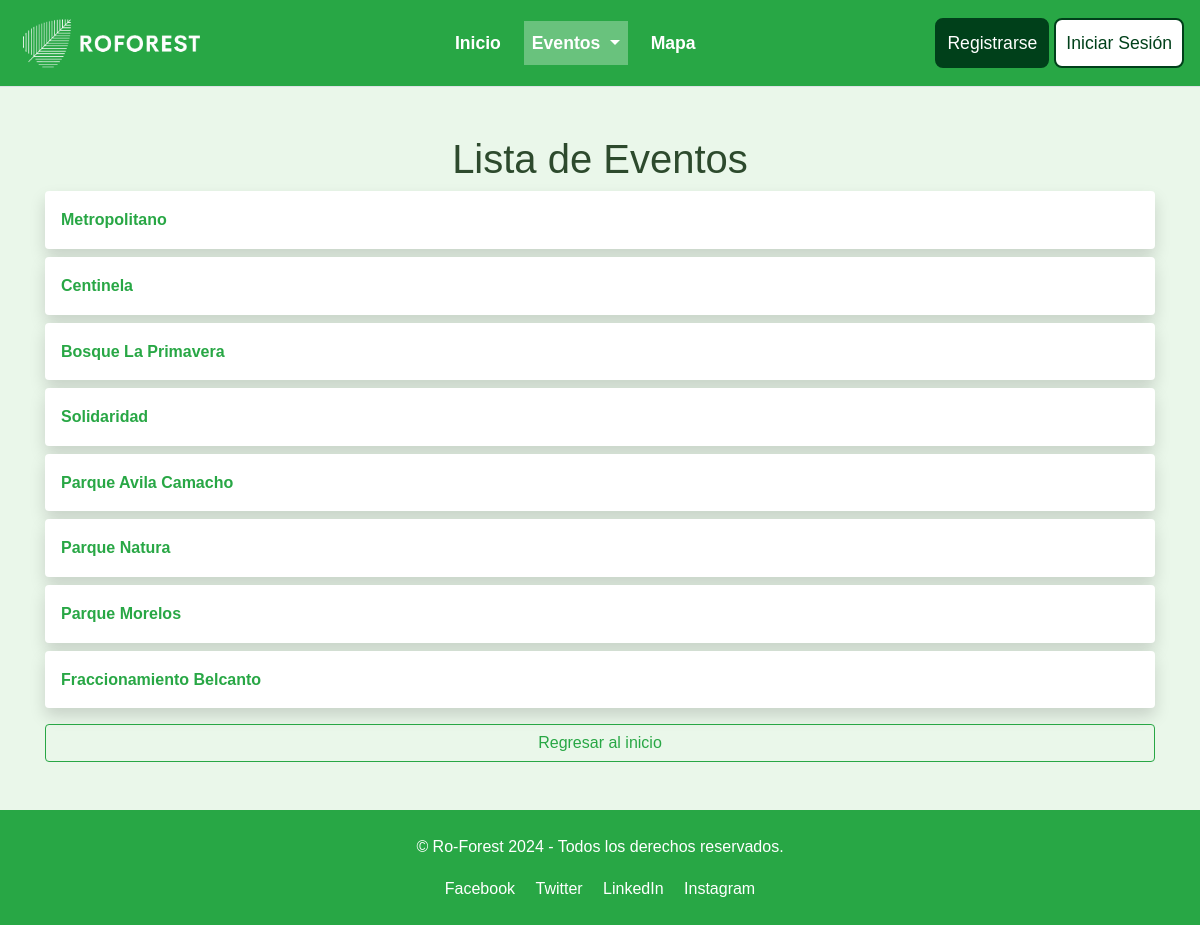
The page /eventos/ on the database its author committed.
### eventos/models.py (models this page shows, shortened)
class Evento(models.Model):
    nombre = models.CharField(max_length=200)
    descripcion = models.TextField()
    fecha = models.DateField()  # Solo fecha
    hora = models.CharField(
        max_length=8,
        validators=[RegexValidator(regex=r'^(0[1-9]|1[0-2]):[0-5][0-9] (AM|PM)$', message="Formato de hora inválido. Usa hh:mm AM/PM.")]
    )  # Hora en formato 12 horas
    ubicacion = models.CharField(
        max_length=50,
        validators=[RegexValidator(regex=r'^-?\d{1,2}\.\d+,\s*-?\d{1,3}\.\d+$', message="Formato de coordenada inválido. Usa 'latitud, longitud'.")]
    )  # Coordenadas
    max_participantes = models.IntegerField()
    participantes = models.ManyToManyField(User, related_name='eventos', blank=True)
    lider = models.ForeignKey(User, related_name='eventos_liderados', on_delete=models.CASCADE)

### eventos/views.py (the view)
# urls.py: path('', lista_eventos, name='eventos'),  # Asegúrate de que aquí está el nombre correcto
def lista_eventos(request):
    eventos = Evento.objects.all()
    es_lider = request.user.groups.filter(name="Líderes").exists() if request.user.is_authenticated else False
    return render(request, 'eventos/lista_eventos.html', {
        'eventos': eventos,
        'es_lider': es_lider
    })

### eventos/templates/eventos/lista_eventos.html (shortened to what this page needs)
{% load static %}
<!DOCTYPE html>
<html lang="es">
<head>
    <link rel="stylesheet" href="https://stackpath.bootstrapcdn.com/bootstrap/4.5.2/css/bootstrap.min.css">
    <link rel="stylesheet" href="{% static 'css/styles.css' %}">
</head>
<body>
    <nav class="navbar navbar-expand-lg navbar-light bg-success sticky-top border-bottom">
        <a class="navbar-brand" href="#">
            <img src="{% static 'imagenes/logo.png' %}" alt="Reforest Logo" style="height: 60px; width: auto;">
        </a>
        <div class="collapse navbar-collapse" id="navbarNav">
            <ul class="navbar-nav mx-auto">
                <li class="nav-item {% if request.path == '/inicio/' %}active{% endif %}">
                    <a class="nav-link text-white" href="{% url 'inicio' %}">Inicio</a>
                </li>
                <li class="nav-item dropdown {% if '/eventos' in request.path %}active{% endif %}">
                    <a class="nav-link dropdown-toggle text-white" href="#" id="eventsDropdown" role="button" data-toggle="dropdown" aria-haspopup="true" aria-expanded="false">
                        Eventos
                    </a>
                </li>
                <li class="nav-item {% if request.path == '/eventos/mapa/' %}active{% endif %}">
                    <a class="nav-link text-white" href="{% url 'mapa_eventos' %}">Mapa</a>
                </li>
            </ul>
            <ul class="navbar-nav">
                {% if user.is_authenticated %}
                    <li class="nav-item d-flex align-items-center">
                        <span class="nav-link text-white mr-3">Hola, {{ user.username }}!</span>
                        <form method="POST" action="{% url 'logout' %}">
                            {% csrf_token %}
                            <button type="submit" class="btn btn-signup">Cerrar sesión</button>
                        </form>
                    </li>
                {% else %}
                    <li class="nav-item2">
                        <a class="btn btn-signup" href="{% url 'register' %}">Registrarse</a>
                    </li>
                    <li class="nav-item2">
                        <a class="btn btn-login" href="{% url 'login' %}">Iniciar Sesión</a>
                    </li>
                {% endif %}
            </ul>
        </div>
    </nav>
    <div class="container my-5">
        <h1 class="text-center">Lista de Eventos</h1>
        <ul class="list-unstyled">
            {% for evento in eventos %}
                <li class="bg-white p-3 my-2 rounded shadow">
                    <a href="{% url 'detalle_evento' evento.id %}" class="text-success font-weight-bold">{{ evento.nombre }}</a>
                </li>
            {% endfor %}
        </ul>
        <a class="btn btn-outline-success d-block mx-auto" href="{% url 'inicio' %}">Regresar al inicio</a>
    </div>
    <footer class="bg-success text-white text-center py-4">
        <div class="container">
            <p>© Ro-Forest 2024 - Todos los derechos reservados.</p>
            <div>
                <a href="#" class="text-white mx-2">Facebook</a>
                <a href="#" class="text-white mx-2">Twitter</a>
                <a href="#" class="text-white mx-2">LinkedIn</a>
                <a href="#" class="text-white mx-2">Instagram</a>
            </div>
        </div>
    </footer>
</body>
</html>

### static/css/styles.css (style rules this page uses)
* { margin: 0; padding: 0; box-sizing: border-box; }
body { font-family: Arial, sans-serif; background-color: #eaf7ea; line-height: 1.6; color: #2d4a2d; }
button, .btn-login, .btn-signup, .btn-logout { padding: 10px; border-radius: 8px; cursor: pointer; font-size: 1.1em; margin: 10px 0; transition: background-color 0.3s ease; }
.btn-login { background-color: #fff; color: #00401a; border: 2px solid #00401a; }
.btn-signup { background-color: #00401a; color: #fff; border: 2px solid #00401a; }
.navbar-nav { display: flex; justify-content: flex-end; gap: 5px; }
.navbar-nav .nav-item { display: flex; align-items: center; margin-left: 0px; margin-right: 0px; }
.navbar-nav .nav-item2 { margin-left: 0px; margin-right: 0px; }
.navbar-nav .nav-link { font-size: 1.1rem; font-weight: bold; transition: background-color 0.3s ease; }
.navbar-nav .nav-item.active .nav-link { background-color: rgba(255, 255, 255, 0.3); color: #fff !important; }
.navbar-nav .nav-link.text-white { margin-right: 10px; }

### rows shown on the page
Evento: nombre "Metropolitano"
Evento: nombre "Centinela"
Evento: nombre "Bosque La Primavera"
Evento: nombre "Solidaridad"
Evento: nombre "Parque Avila Camacho"
Evento: nombre "Parque Natura"
Evento: nombre "Parque Morelos"
Evento: nombre "Fraccionamiento Belcanto"
